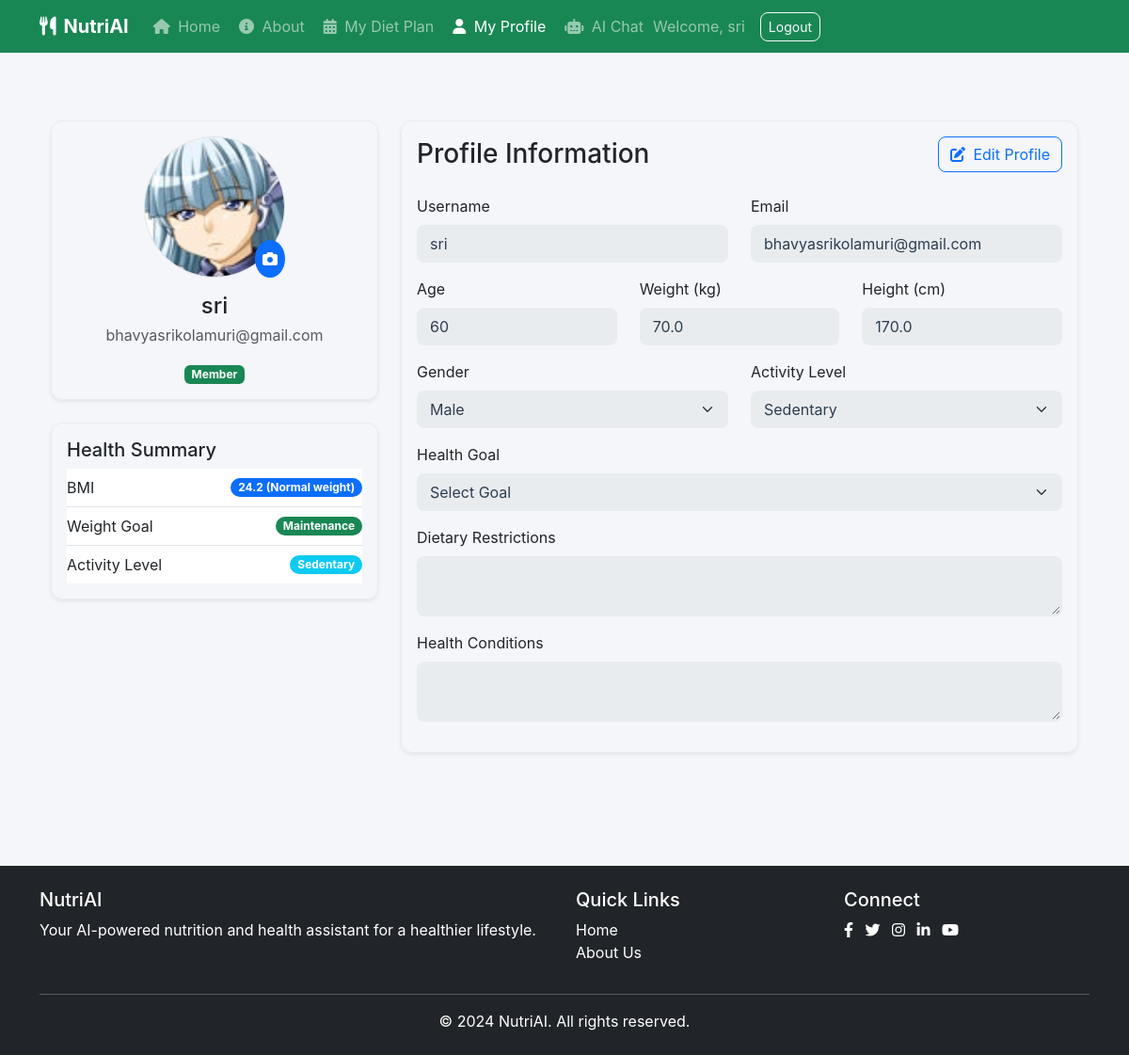
The page /profile (signed in) on the database its author committed.
### app.py (models this page shows)
class User(UserMixin, db.Model):
    id = db.Column(db.Integer, primary_key=True)
    username = db.Column(db.String(80), unique=True, nullable=False)
    email = db.Column(db.String(120), unique=True, nullable=False)
    password = db.Column(db.String(200), nullable=False)
    is_admin = db.Column(db.Boolean, default=False)
    dietary_restrictions = db.Column(db.Text, nullable=True)
    health_conditions = db.Column(db.Text, nullable=True)
    profile_image = db.Column(db.String(200), default='images/profile-placeholder.png')
    health_assessments = db.relationship('HealthAssessment', backref='user', lazy=True)
    chats = db.relationship('Chat', backref='user', lazy=True)

class HealthAssessment(db.Model):
    id = db.Column(db.Integer, primary_key=True)
    user_id = db.Column(db.Integer, db.ForeignKey('user.id'), nullable=False)
    date = db.Column(db.DateTime, default=datetime.utcnow)
    age = db.Column(db.Integer)
    weight = db.Column(db.Float)
    height = db.Column(db.Float)
    gender = db.Column(db.String(20))
    activity_level = db.Column(db.String(50))
    goal = db.Column(db.String(50))
    bmi = db.Column(db.Float)
    bmi_category = db.Column(db.String(50))
    daily_calories = db.Column(db.Float)
    target_weight = db.Column(db.Float)
    expected_weeks = db.Column(db.Integer)
    status = db.Column(db.String(20), default='active')
    disease_type = db.Column(db.String(50), default='None')
    allergies = db.Column(db.Text, nullable=True)
    preferred_cuisine = db.Column(db.String(50), nullable=True)
    daily_plans = db.relationship('DailyMealPlan', backref='assessment', lazy=True)

### app.py (the view, shortened to what this page needs)
@app.route('/profile', methods=['GET', 'POST'])
@login_required
def profile():
    latest_assessment = HealthAssessment.query.filter_by(user_id=current_user.id).order_by(HealthAssessment.date.desc()).first()
    return render_template('profile.html', assessment=latest_assessment)

### templates/profile.html (shortened to what this page needs)
{% extends "base.html" %}
{% block content %}
<div class="container py-5">
    <div class="row">
        <div class="col-lg-4">
            <div class="card shadow-sm mb-4">
                <div class="card-body text-center">
                    <div class="position-relative d-inline-block mb-3">
                        <img id="profileImage"
                             src="{{ url_for('static', filename=current_user.profile_image) }}"
                             class="rounded-circle border"
                             style="width: 150px; height: 150px; object-fit: cover;"
                             alt="Profile Picture">
                        <div class="position-absolute bottom-0 end-0 bg-primary rounded-circle p-2" style="cursor: pointer;" onclick="document.getElementById('profileUpload').click()">
                            <i class="fas fa-camera text-white"></i>
                        </div>
                    </div>
                    <h4 class="mb-1">{{ current_user.username }}</h4>
                    <p class="text-muted mb-0">{{ current_user.email }}</p>
                    <div class="mt-3">
                        <span class="badge bg-success">{{ 'Admin' if current_user.is_admin else 'Member' }}</span>
                    </div>
                </div>
            </div>
            <div class="card shadow-sm">
                <div class="card-body">
                    <h5 class="card-title">Health Summary</h5>
                    <ul class="list-group list-group-flush">
                        <li class="list-group-item d-flex justify-content-between align-items-center px-0">
                            BMI
                            <span class="badge bg-primary rounded-pill">{% if assessment %}{{ "%.1f"|format(assessment.bmi) }} ({{ assessment.bmi_category }}){% else %}N/A{% endif %}</span>
                        </li>
                        <li class="list-group-item d-flex justify-content-between align-items-center px-0">
                            Weight Goal
                            <span class="badge bg-success rounded-pill">{% if assessment %}{{ assessment.goal.replace('_', ' ')|title }}{% else %}Not set{% endif %}</span>
                        </li>
                        <li class="list-group-item d-flex justify-content-between align-items-center px-0">
                            Activity Level
                            <span class="badge bg-info rounded-pill">{% if assessment %}{{ assessment.activity_level|title }}{% else %}Not set{% endif %}</span>
                        </li>
                    </ul>
                </div>
            </div>
        </div>
        <div class="col-lg-8">
            <div class="card shadow-sm">
                <div class="card-body">
                    <div class="d-flex justify-content-between align-items-center mb-4">
                        <h3 class="mb-0">Profile Information</h3>
                        <button type="button" class="btn btn-outline-primary" onclick="toggleEditMode()" id="editButton">
                            <i class="fas fa-edit me-1"></i> Edit Profile
                        </button>
                    </div>
                    <form method="POST" enctype="multipart/form-data" id="profileForm">
                        <div class="row">
                            <div class="col-md-6 mb-3">
                                <label class="form-label">Username</label>
                                <input type="text" class="form-control" value="{{ current_user.username }}" disabled>
                            </div>
                            <div class="col-md-6 mb-3">
                                <label class="form-label">Email</label>
                                <input type="email" class="form-control" value="{{ current_user.email }}" disabled>
                            </div>
                        </div>
                        <div class="row">
                            <div class="col-md-4 mb-3">
                                <label for="age" class="form-label">Age</label>
                                <input type="number" class="form-control" id="age" name="age"
                                       value="{{ assessment.age if assessment }}" disabled>
                            </div>
                            <div class="col-md-4 mb-3">
                                <label for="weight" class="form-label">Weight (kg)</label>
                                <input type="number" step="0.1" class="form-control" id="weight" name="weight"
                                       value="{{ assessment.weight if assessment }}" disabled>
                            </div>
                            <div class="col-md-4 mb-3">
                                <label for="height" class="form-label">Height (cm)</label>
                                <input type="number" step="0.1" class="form-control" id="height" name="height"
                                       value="{{ assessment.height if assessment }}" disabled>
                            </div>
                        </div>
                        <div class="row">
                            <div class="col-md-6 mb-3">
                                <label for="gender" class="form-label">Gender</label>
                                <select class="form-select" id="gender" name="gender" disabled>
                                    <option value="male" {% if assessment and assessment.gender == 'male' %}selected{% endif %}>Male</option>
                                </select>
                            </div>
                            <div class="col-md-6 mb-3">
                                <label for="activity_level" class="form-label">Activity Level</label>
                                <select class="form-select" id="activity_level" name="activity_level" disabled>
                                    <option value="sedentary" {% if assessment and assessment.activity_level == 'sedentary' %}selected{% endif %}>Sedentary</option>
                                </select>
                            </div>
                        </div>
                        <div class="mb-3">
                            <label for="goal" class="form-label">Health Goal</label>
                            <select class="form-select" id="goal" name="goal" disabled>
                                <option value="" {% if not assessment or not assessment.goal %}selected{% endif %}>Select Goal</option>
                            </select>
                        </div>
                        <div class="mb-3">
                            <label for="dietary_restrictions" class="form-label">Dietary Restrictions</label>
                            <textarea class="form-control" id="dietary_restrictions" name="dietary_restrictions"
                                     rows="2" disabled>{{ current_user.dietary_restrictions if current_user.dietary_restrictions }}</textarea>
                        </div>
                        <div class="mb-3">
                            <label for="health_conditions" class="form-label">Health Conditions</label>
                            <textarea class="form-control" id="health_conditions" name="health_conditions"
                                     rows="2" disabled>{{ current_user.health_conditions if current_user.health_conditions }}</textarea>
                        </div>
                    </form>
                </div>
            </div>
        </div>
    </div>
</div>
{% endblock %}

### templates/base.html (shortened to what this page needs)
<!DOCTYPE html>
<html lang="en">
<head>
    <link href="https://cdn.jsdelivr.net/npm/bootstrap@5.3.0/dist/css/bootstrap.min.css" rel="stylesheet">
    <link rel="stylesheet" href="https://cdnjs.cloudflare.com/ajax/libs/font-awesome/6.0.0/css/all.min.css">
</head>
<body>
    <nav class="navbar navbar-expand-lg navbar-dark bg-success sticky-top">
        <div class="container">
            <div class="d-flex justify-content-between align-items-center">
                <a class="navbar-brand fw-bold" href="{{ url_for('home') }}">
                    <i class="fas fa-utensils me-2"></i>NutriAI
                </a>
                <div class="collapse navbar-collapse" id="navbarNav">
                    <ul class="navbar-nav">
                        <li class="nav-item">
                            <a class="nav-link {% if request.endpoint == 'home' %}active{% endif %}"
                                href="{{ url_for('home') }}">
                                <i class="fas fa-home me-1"></i> Home
                            </a>
                        </li>
                        <li class="nav-item">
                            <a class="nav-link {% if request.endpoint == 'about' %}active{% endif %}"
                                href="{{ url_for('about') }}">
                                <i class="fas fa-info-circle me-1"></i> About
                            </a>
                        </li>
                        {% if current_user.is_authenticated %}
                        <li class="nav-item">
                            {% set latest_assessment = current_user.health_assessments|sort(attribute='date',
                            reverse=true)|first %}
                            {% set has_active_assessment = latest_assessment and (now - latest_assessment.date).days <=
                                56 %} <a
                                class="nav-link {% if request.endpoint in ['health_assessment', 'health_calendar'] %}active{% endif %}"
                                href="{{ url_for('health_calendar', assessment_id=latest_assessment.id) if has_active_assessment else url_for('health_assessment') }}">
                                <i class="fas fa-calendar-alt me-1"></i>
                                {{ 'My Diet Plan' if has_active_assessment else 'Health Assessment' }}
                                </a>
                        </li>
                        <li class="nav-item">
                            <a class="nav-link {% if request.endpoint == 'profile' %}active{% endif %}"
                                href="{{ url_for('profile') }}">
                                <i class="fas fa-user me-1"></i> My Profile
                            </a>
                        </li>
                        <li class="nav-item">
                            <a class="nav-link {% if request.endpoint == 'ai_chat' %}active{% endif %}"
                                href="{{ url_for('ai_chat') }}">
                                <i class="fas fa-robot me-1"></i> AI Chat
                            </a>
                        </li>
                        {% endif %}
                    </ul>
                </div>
                <div class="d-flex align-items-center">
                    {% if current_user.is_authenticated %}
                    <span class="navbar-text me-3">Welcome, {{ current_user.username }}</span>
                    <a href="{{ url_for('logout') }}" class="btn btn-outline-light btn-sm">Logout</a>
                    {% else %}
                    <a href="{{ url_for('login') }}" class="btn btn-outline-light btn-sm me-2">Login</a>
                    <a href="{{ url_for('register') }}" class="btn btn-light btn-sm">Register</a>
                    {% endif %}
                </div>
            </div>
        </div>
    </nav>
    <main class="py-4">
        <div class="container">
            {% block content %}{% endblock %}
        </div>
    </main>
    <footer class="bg-dark text-white py-4 mt-5">
        <div class="container">
            <div class="row">
                <div class="col-md-6">
                    <h5>NutriAI</h5>
                    <p>Your AI-powered nutrition and health assistant for a healthier lifestyle.</p>
                </div>
                <div class="col-md-3">
                    <h5>Quick Links</h5>
                    <ul class="list-unstyled">
                        <li><a href="/" class="text-white text-decoration-none">Home</a></li>
                        <li><a href="/about" class="text-white text-decoration-none">About Us</a></li>
                    </ul>
                </div>
                <div class="col-md-3">
                    <h5>Connect</h5>
                    <div class="social-links">
                        <a href="https://www.facebook.com" target="_blank" class="text-white me-2 text-decoration-none"
                            title="Follow us on Facebook">
                            <i class="fab fa-facebook-f"></i>
                        </a>
                        <a href="https://www.twitter.com" target="_blank" class="text-white me-2 text-decoration-none"
                            title="Follow us on Twitter">
                            <i class="fab fa-twitter"></i>
                        </a>
                        <a href="https://www.instagram.com" target="_blank" class="text-white me-2 text-decoration-none"
                            title="Follow us on Instagram">
                            <i class="fab fa-instagram"></i>
                        </a>
                        <a href="https://www.linkedin.com" target="_blank" class="text-white me-2 text-decoration-none"
                            title="Connect on LinkedIn">
                            <i class="fab fa-linkedin-in"></i>
                        </a>
                        <a href="https://www.youtube.com" target="_blank" class="text-white text-decoration-none"
                            title="Subscribe on YouTube">
                            <i class="fab fa-youtube"></i>
                        </a>
                    </div>
                </div>
            </div>
            <hr class="mt-3">
            <div class="text-center">
                <p class="mb-0">&copy; 2024 NutriAI. All rights reserved.</p>
            </div>
        </div>
    </footer>
</body>
</html>

### rows shown on the page
User: username "sri", profile_image (picture), email "bhavyasrikolamuri@gmail.com", is_admin "Member"
HealthAssessment: bmi "24.2", bmi_category "Normal weight", goal.replace "Maintenance", activity_level "Sedentary", age "60", weight "70.0", height "170.0", gender "Male"

### other values the page prints
{{ 'My Diet Plan' if has_active_assessment else 'Health Assessment' }} "My Diet Plan"
